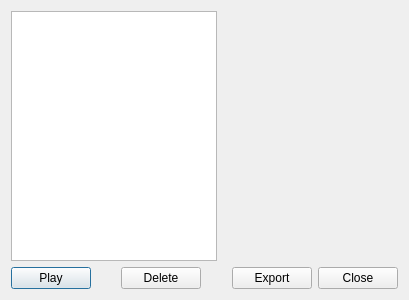
<?xml version="1.0" encoding="UTF-8"?>
<ui version="4.0">
 <class>DemoManagerDlg</class>
 <widget class="QDialog" name="DemoManagerDlg">
  <property name="windowModality">
   <enum>Qt::WindowModal</enum>
  </property>
  <property name="geometry">
   <rect>
    <x>0</x>
    <y>0</y>
    <width>409</width>
    <height>300</height>
   </rect>
  </property>
  <property name="windowTitle">
   <string>Demo Manager</string>
  </property>
  <layout class="QVBoxLayout" name="verticalLayout">
   <item>
    <layout class="QHBoxLayout" name="horizontalLayout">
     <item>
      <widget class="QTreeView" name="demoList">
       <property name="editTriggers">
        <set>QAbstractItemView::NoEditTriggers</set>
       </property>
       <attribute name="headerVisible">
        <bool>false</bool>
       </attribute>
      </widget>
     </item>
     <item>
      <widget class="QLabel" name="preview">
       <property name="sizePolicy">
        <sizepolicy hsizetype="Fixed" vsizetype="Preferred">
         <horstretch>0</horstretch>
         <verstretch>0</verstretch>
        </sizepolicy>
       </property>
       <property name="minimumSize">
        <size>
         <width>175</width>
         <height>0</height>
        </size>
       </property>
       <property name="text">
        <string notr="true"/>
       </property>
       <property name="alignment">
        <set>Qt::AlignLeading|Qt::AlignLeft|Qt::AlignTop</set>
       </property>
      </widget>
     </item>
    </layout>
   </item>
   <item>
    <layout class="QHBoxLayout" name="horizontalLayout_2">
     <item>
      <widget class="QPushButton" name="btnPlay">
       <property name="text">
        <string>Play</string>
       </property>
       <property name="icon">
        <iconset resource="../../../media/resources.qrc">
         <normaloff>:/icons/media-playback-start.png</normaloff>:/icons/media-playback-start.png</iconset>
       </property>
      </widget>
     </item>
     <item>
      <spacer name="horizontalSpacer_2">
       <property name="orientation">
        <enum>Qt::Horizontal</enum>
       </property>
       <property name="sizeHint" stdset="0">
        <size>
         <width>40</width>
         <height>20</height>
        </size>
       </property>
      </spacer>
     </item>
     <item>
      <widget class="QPushButton" name="btnDelete">
       <property name="text">
        <string>Delete</string>
       </property>
       <property name="icon">
        <iconset resource="../../../media/resources.qrc">
         <normaloff>:/icons/x.png</normaloff>:/icons/x.png</iconset>
       </property>
      </widget>
     </item>
     <item>
      <spacer name="horizontalSpacer">
       <property name="orientation">
        <enum>Qt::Horizontal</enum>
       </property>
       <property name="sizeHint" stdset="0">
        <size>
         <width>40</width>
         <height>20</height>
        </size>
       </property>
      </spacer>
     </item>
     <item>
      <widget class="QPushButton" name="btnExport">
       <property name="text">
        <string>Export</string>
       </property>
      </widget>
     </item>
     <item>
      <widget class="QDialogButtonBox" name="buttonBox">
       <property name="sizePolicy">
        <sizepolicy hsizetype="Maximum" vsizetype="Fixed">
         <horstretch>0</horstretch>
         <verstretch>0</verstretch>
        </sizepolicy>
       </property>
       <property name="orientation">
        <enum>Qt::Horizontal</enum>
       </property>
       <property name="standardButtons">
        <set>QDialogButtonBox::Close</set>
       </property>
      </widget>
     </item>
    </layout>
   </item>
  </layout>
 </widget>
 <resources>
  <include location="../../../media/resources.qrc"/>
 </resources>
 <connections>
  <connection>
   <sender>buttonBox</sender>
   <signal>clicked(QAbstractButton*)</signal>
   <receiver>DemoManagerDlg</receiver>
   <slot>performAction(QAbstractButton*)</slot>
   <hints>
    <hint type="sourcelabel">
     <x>380</x>
     <y>278</y>
    </hint>
    <hint type="destinationlabel">
     <x>379</x>
     <y>298</y>
    </hint>
   </hints>
  </connection>
  <connection>
   <sender>btnExport</sender>
   <signal>clicked()</signal>
   <receiver>DemoManagerDlg</receiver>
   <slot>exportSelected()</slot>
   <hints>
    <hint type="sourcelabel">
     <x>272</x>
     <y>274</y>
    </hint>
    <hint type="destinationlabel">
     <x>400</x>
     <y>295</y>
    </hint>
   </hints>
  </connection>
  <connection>
   <sender>btnDelete</sender>
   <signal>clicked()</signal>
   <receiver>DemoManagerDlg</receiver>
   <slot>deleteSelected()</slot>
   <hints>
    <hint type="sourcelabel">
     <x>155</x>
     <y>273</y>
    </hint>
    <hint type="destinationlabel">
     <x>125</x>
     <y>295</y>
    </hint>
   </hints>
  </connection>
  <connection>
   <sender>btnPlay</sender>
   <signal>clicked()</signal>
   <receiver>DemoManagerDlg</receiver>
   <slot>playSelected()</slot>
   <hints>
    <hint type="sourcelabel">
     <x>81</x>
     <y>273</y>
    </hint>
    <hint type="destinationlabel">
     <x>3</x>
     <y>297</y>
    </hint>
   </hints>
  </connection>
 </connections>
 <slots>
  <slot>performAction(QAbstractButton*)</slot>
  <slot>exportSelected()</slot>
  <slot>deleteSelected()</slot>
  <slot>playSelected()</slot>
 </slots>
</ui>
